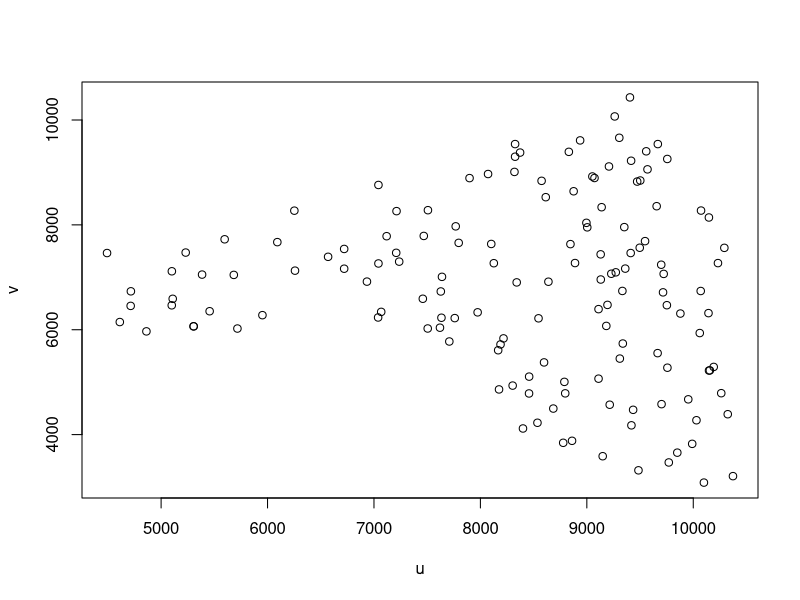
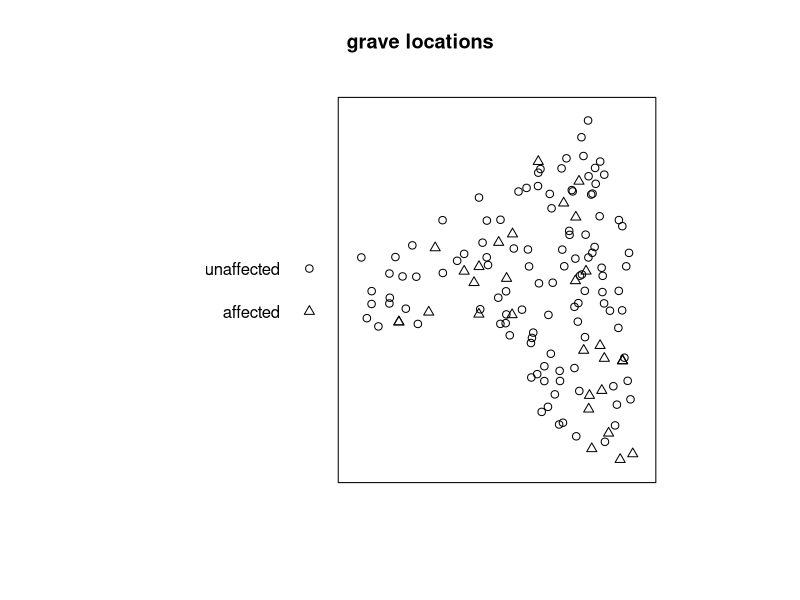
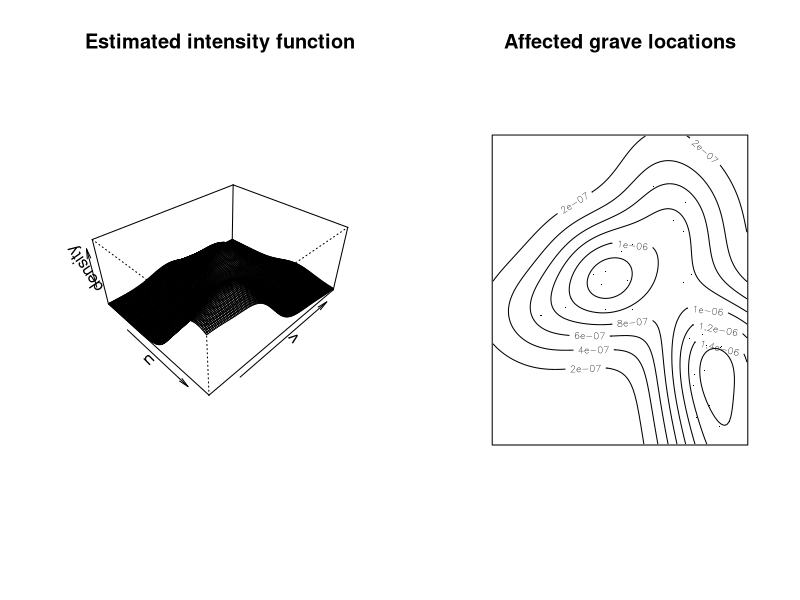
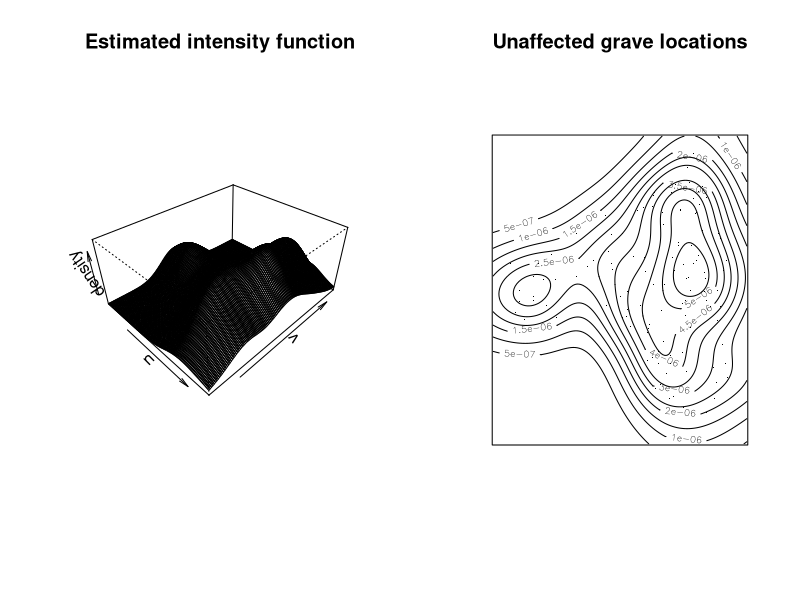
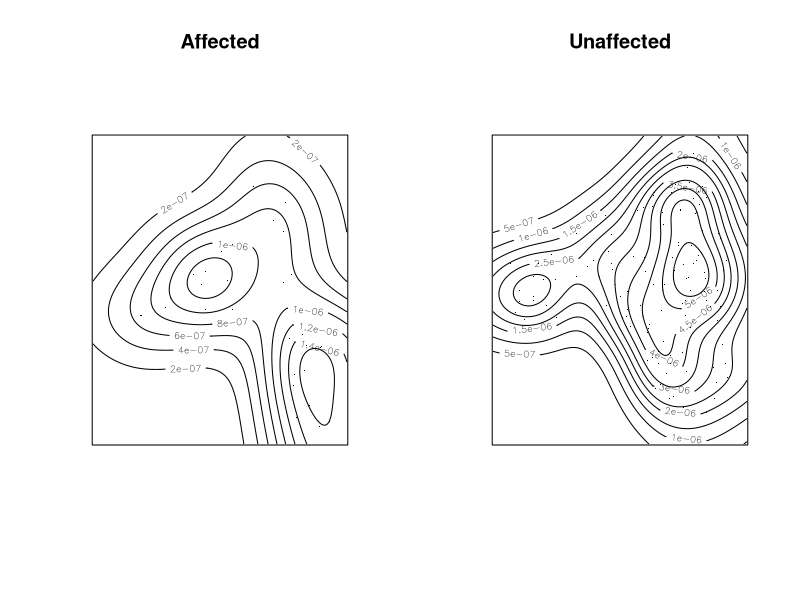
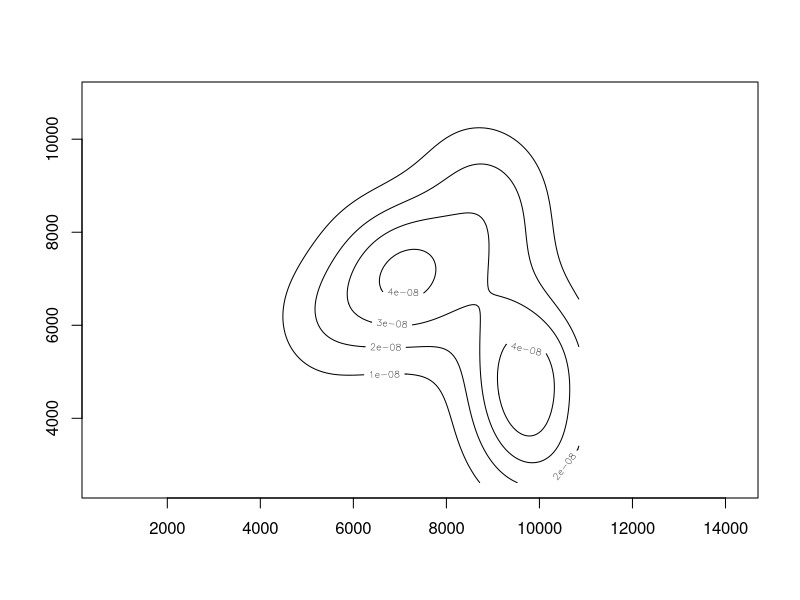
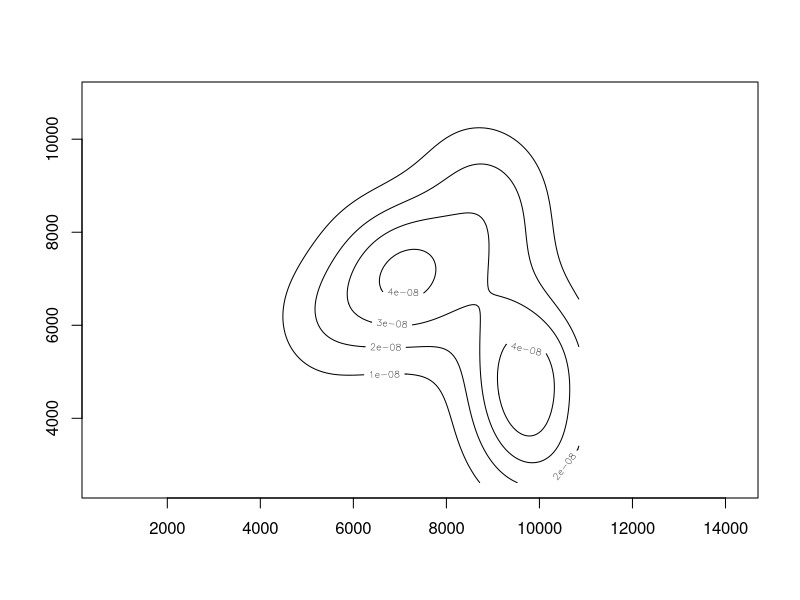
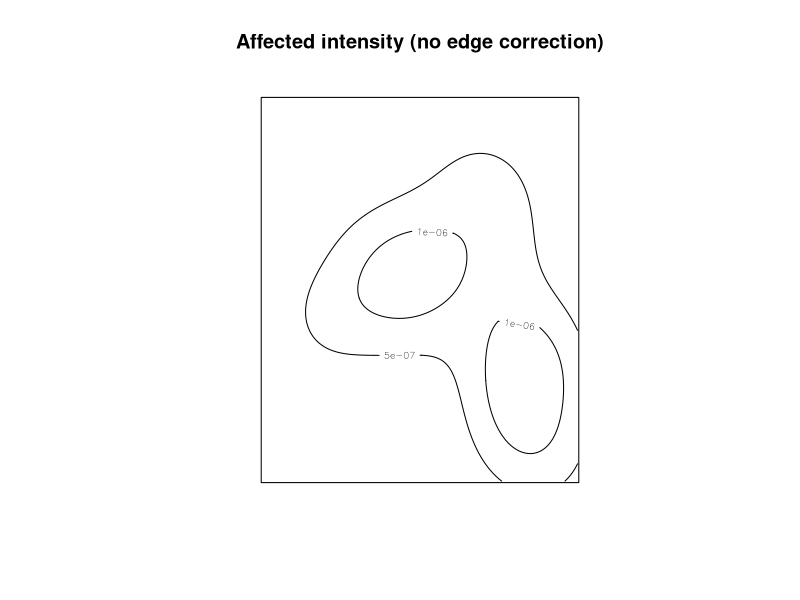

Reproduce these figures in R, in order.
library(spatstat) # for inference on spatial point processes

# import and clean data
grave <- read.csv("./data/grave.csv", header = TRUE)
grave$deformity <-  factor(grave$deformity)
levels(grave$deformity) <-  c("unaffected", "affected")

# determine affected and unaffected sides
af <- which(grave$deformity == "affected")
un <-  which(grave$deformity == "unaffected")

# plot of event locations
plot(v ~ u, data = grave)

# rec = locator()
# points must be anticlockwise!
# create boundary of rectangular window
umin <-  min(grave[,2]) - 500; umax = max(grave[,2]) + 500
vmin <-  min(grave[,3]) - 500; vmax = max(grave[,3]) + 500
# create rectangular bounding window
rec <-  data.frame(x = c(umax, umin, umin, umax),
                 y = c(vmax, vmax, vmin, vmin))
wrec <-  owin(poly = rec) # create rectangular bounding window
# create point pattern object with rectangular and polygonal boundaries
pprec <-  ppp(x = grave[,2], y = grave[,3],
            window = wrec, marks = factor(grave[,1]))

# plot affected and unaffected individuals in study area
plot(pprec, main = "grave locations")

# recommended bandwidths for affected and unaffected graves
# in u- and v-directions
dim <-  2
# Scott's bandwidths in u- and v-directions
# for each group
buaf <-  sd(grave[af,2])*length(af)^(-1/(dim+4))
bvaf <-  sd(grave[af,3])*length(af)^(-1/(dim+4))
buun <-  sd(grave[un,2])*length(un)^(-1/(dim+4))
bvun <-  sd(grave[un,3])*length(un)^(-1/(dim+4))

# intensity estimated for affected and unaffected groups
# using associated bandwidths from Scott's rule
iaf <-  density(pprec[af,], sigma = c(buaf, bvaf))
iun <-  density(pprec[un,], sigma = c(buun, bvun))

# plot perspective and contour plots of estimated intensity
# for affected sites
par(mfrow = c(1, 2))
persp(iaf, theta = 45, phi = 35,
      xlab = "u", ylab = "v",
      zlab = "density",
      main = "Estimated intensity function")
contour(iaf, xlab = "u", ylab = "v",
        main = "Affected grave locations")
points(grave[af,2:3], pch = ".")

# plot perspective and contour plots of estimated intensity for unaffected sites
par(mfrow = c(1, 2))
persp(iun, theta = 45, phi = 35,
      xlab = "u", ylab = "v",
      zlab = "density",
      main = "Estimated intensity function")
contour(iun, xlab = "u", ylab = "v",
        main = "Unaffected grave locations")
points(grave[un, 2:3], pch = ".")

# plot perspective and contour plots of estimated intensity for affected/unaffected sites jointly
par(mfrow = c(1, 2))
contour(iaf, xlab = "u", ylab = "v", main = "Affected")
points(grave[af,2:3], pch = ".")
contour(iun, xlab = "u", ylab = "v", main = "Unaffected")
points(grave[un, 2:3], pch = ".")

par(mfrow = c(1, 1)) # set back to 1x1 plot

# manually reproduce affected intensity plot
# extract affected coordinates
af_coords <- grave[af, c("u", "v")]
# grid to produce graphic
ug <- iaf$xcol
vg <- iaf$yrow
# expanded grid
grid <- expand.grid(iaf$xcol, iaf$yrow)
# intensity function
i_function <- function(uv) {
  u = uv[1]
  v = uv[2]
  # kernel in u direction
  ustar <- (u - af_coords$u)/buaf
  ku <- dnorm(ustar)/buaf # evaluate kernel, correct by bandwidth
  # kernel in v direction
  vstar <- (v - af_coords$v)/bvaf
  kv <- dnorm(vstar)/bvaf # evaluate kernel, correct by bandwidth
  # sum multiplied kernel values
  # (divide by sample size to estimate density)
  sum(ku * kv)/length(af_coords$u)
}

# evaluate intensity at each location
# (not accounting for size of spatial unit)
k <- apply(grid, MARGIN = 1, FUN = i_function)
# convert to matrix
kmat <- matrix(k, nrow = length(ug), ncol = length(vg))
# plot estimated density
contour(ug, vg, kmat, asp = 1, nlevels = 4)

# estimate density using kde2d function
# the functional internally scales by 4 for some reason
k2 <- MASS::kde2d(af_coords$u, af_coords$v, h = c(buaf, bvaf) * 4,
                  n = 128, lims = c(range(ug), range(vg)))
contour(k2, nlevels = 4, asp = 1)

# how to get estimated intensity
contour(density(pprec[af,], sigma = c(buaf, bvaf), edge = FALSE),
        nlevels = 4, main = "Affected intensity (no edge correction)")
# plot estimated intensity
contour(ug, vg, kmat * 30, asp = 1, nlevels = 4, main = "Affected intensity (manual)")
